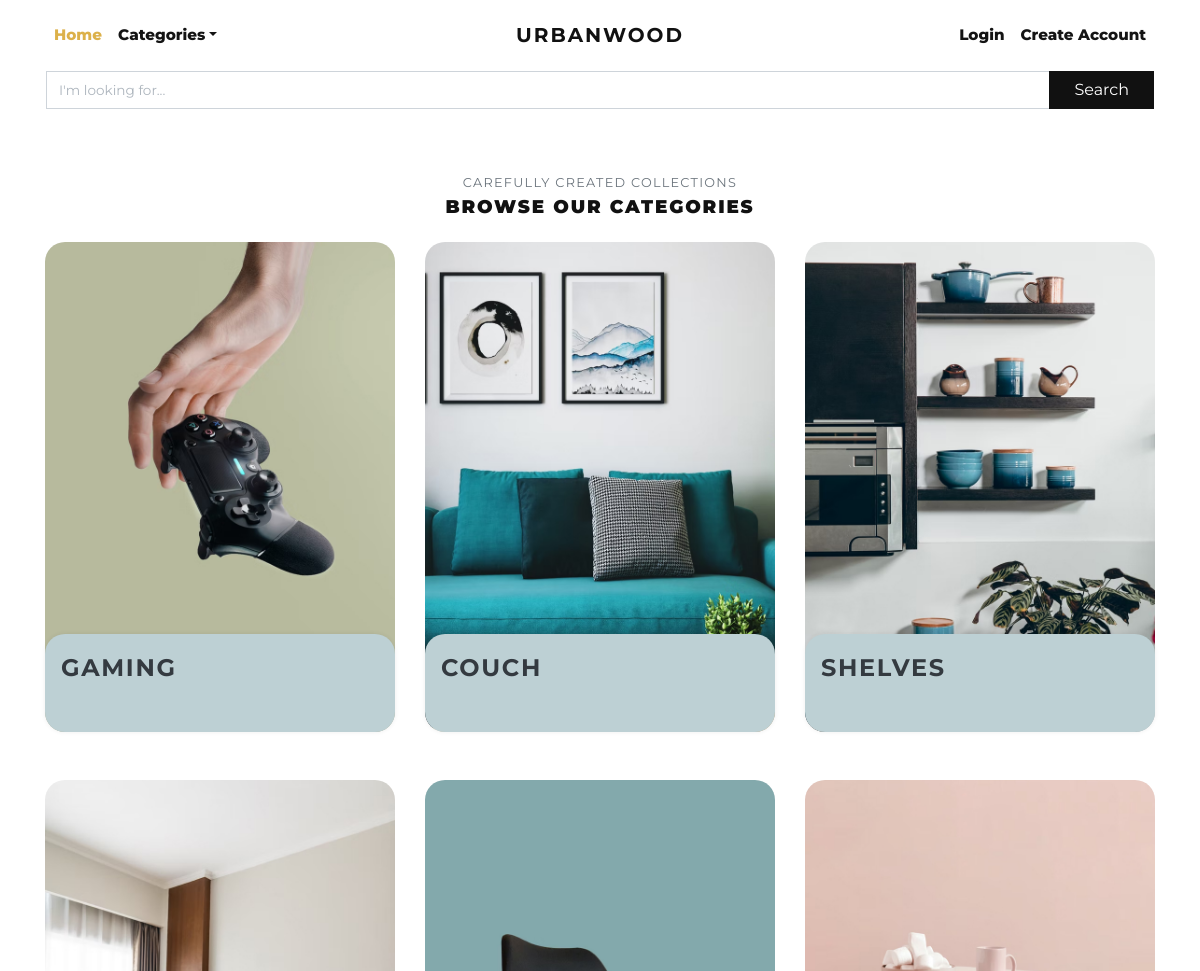
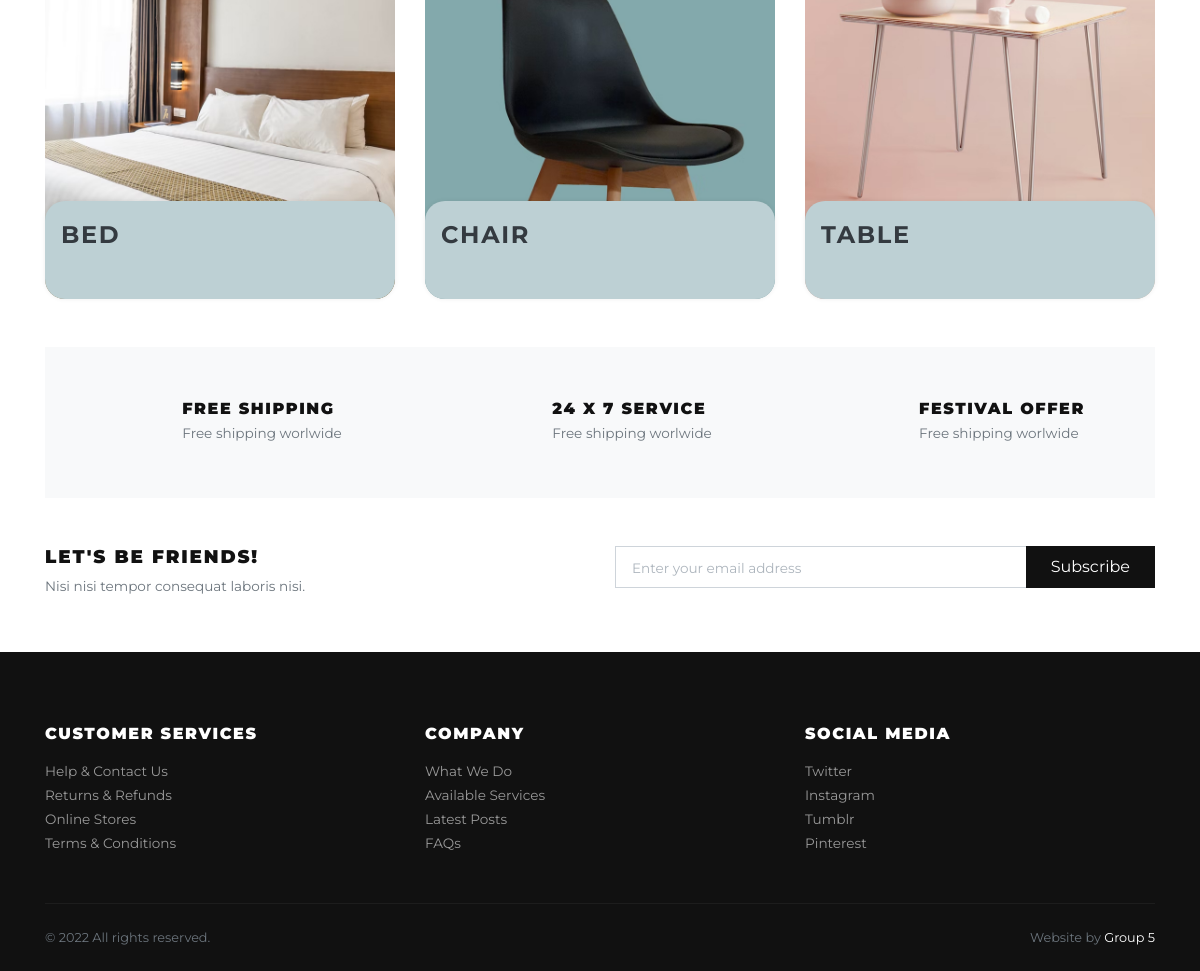
Page /categories/ on the committed database (2 pictures, top to bottom).
### store/models.py (models this page shows, shortened)
class Category(models.Model):
    title = models.CharField(max_length=50, verbose_name="Category Title")
    slug = models.SlugField(max_length=55, verbose_name="Category Slug")
    description = models.TextField(blank=True, verbose_name="Category Description")
    category_image = models.ImageField(upload_to='category', blank=True, null=True, verbose_name="Category Image")
    is_active = models.BooleanField(verbose_name="Is Active?")
    is_featured = models.BooleanField(verbose_name="Is Featured?")
    created_at = models.DateTimeField(auto_now_add=True, verbose_name="Created Date")
    updated_at = models.DateTimeField(auto_now=True, verbose_name="Updated Date")
    class Meta:
        verbose_name_plural = 'Categories'
        ordering = ('-created_at', )

### store/views.py (the view)
# urls.py: path('categories/', views.all_categories, name="all-categories"),
def all_categories(request):
    categories = Category.objects.filter(is_active=True)
    return render(request, 'store/categories.html', {'categories':categories})

### store/context_preprocessors.py (called while the page is built)
def store_menu(request):
    categories = Category.objects.filter(is_active=True)
    context = {
        'categories_menu': categories,
    }
    return context

def cart_menu(request):
    if request.user.is_authenticated:
        cart_items= Cart.objects.filter(user=request.user)
        context = {
            'cart_items': cart_items,
        }
    else:
        context = {}
    return context

### templates/store/categories.html
{% extends 'base.html' %}
{% load static %}
      {% block content %}
      <div class="container">
        <section class="pt-5">
          <header class="text-center">
            <p class="small text-muted small text-uppercase mb-1">Carefully created collections</p>
            <h2 class="h5 text-uppercase mb-4">Browse our categories</h2>
          </header>
          <div class="row">
          {% if categories %}
            {% for category in categories %}
              <div class="col-md-4 mb-4 mb-md-5">
                <a class="category-item" href="{% url 'store:category-products' category.slug %}">
                  {% if category.category_image %}
                    <img style="border-radius: 20px;" class="img-fluid" src="{{ category.category_image.url }}" alt="{{ category.title }}">
                    {% else %}
                    <img style="border-radius: 20px;" class="img-fluid" src="{% static 'img/cat-img-1.jpg' %}" alt="{{ category.title }}">
                  {% endif %}
                  <strong class="category-item-title">{{ category.title }}</strong>
                </a>
              </div>
            {% endfor %}
          {% endif %}
          </div>
        </section>
        <section class="py-5 bg-light">
          <div class="container">
            <div class="row text-center">
              <div class="col-lg-4 mb-3 mb-lg-0">
                <div class="d-inline-block">
                  <div class="media align-items-end">
                    <svg class="svg-icon svg-icon-big svg-icon-light">
                      <use xlink:href="#delivery-time-1"> </use>
                    </svg>
                    <div class="media-body text-left ml-3">
                      <h6 class="text-uppercase mb-1">Free shipping</h6>
                      <p class="text-small mb-0 text-muted">Free shipping worlwide</p>
                    </div>
                  </div>
                </div>
              </div>
              <div class="col-lg-4 mb-3 mb-lg-0">
                <div class="d-inline-block">
                  <div class="media align-items-end">
                    <svg class="svg-icon svg-icon-big svg-icon-light">
                      <use xlink:href="#helpline-24h-1"> </use>
                    </svg>
                    <div class="media-body text-left ml-3">
                      <h6 class="text-uppercase mb-1">24 x 7 service</h6>
                      <p class="text-small mb-0 text-muted">Free shipping worlwide</p>
                    </div>
                  </div>
                </div>
              </div>
              <div class="col-lg-4">
                <div class="d-inline-block">
                  <div class="media align-items-end">
                    <svg class="svg-icon svg-icon-big svg-icon-light">
                      <use xlink:href="#label-tag-1"> </use>
                    </svg>
                    <div class="media-body text-left ml-3">
                      <h6 class="text-uppercase mb-1">Festival offer</h6>
                      <p class="text-small mb-0 text-muted">Free shipping worlwide</p>
                    </div>
                  </div>
                </div>
              </div>
            </div>
          </div>
        </section>
        <section class="py-5">
          <div class="container p-0">
            <div class="row">
              <div class="col-lg-6 mb-3 mb-lg-0">
                <h5 class="text-uppercase">Let's be friends!</h5>
                <p class="text-small text-muted mb-0">Nisi nisi tempor consequat laboris nisi.</p>
              </div>
              <div class="col-lg-6">
                <form action="#">
                  <div class="input-group flex-column flex-sm-row mb-3">
                    <input class="form-control form-control-lg py-3" type="email" placeholder="Enter your email address" aria-describedby="button-addon2">
                    <div class="input-group-append">
                      <button class="btn btn-dark btn-block" id="button-addon2" type="submit">Subscribe</button>
                    </div>
                  </div>
                </form>
              </div>
            </div>
          </div>
        </section>
      </div>
      {% endblock content %}

### urbanwood/static/css/style.default.css (style rules this page uses)
.text-small { font-size: 0.85rem !important; }
strong { font-weight: 700; }
.category-item { display: block; position: relative; color: #343a40; transition: all 0.3s; }
.category-item img { transition: all 0.3s; }
.category-item-title { display: inline-block; padding: 0.5rem 1rem; background: #fff; text-transform: uppercase; letter-spacing: 0.07em; position: absolute; top: 50%; left: 50%; -webkit-transform: translate(-50%, -50%); transform: translate(-50%, -50%); box-shadow: 0 0 5px rgba(0, 0, 0, 0.07); font-size: 0.8rem; border-radius: 20px; }
.text-uppercase { text-transform: uppercase; letter-spacing: 0.1em; }
.svg-icon { width: 32px; height: 32px; vertical-align: text-bottom; stroke: currentColor; stroke-width: 3; --layer1: currentColor; --layer2: currentColor; --layer3: currentColor; }
.svg-icon.svg-icon-light { stroke-width: 2; }
.svg-icon-big { width: 48px; height: 48px; }
.btn { font-weight: 400; border: 1px solid transparent; font-family: inherit; padding: 0.375rem 1.5rem; font-size: 1rem; line-height: 1.5; border-radius: 0; transition: color 0.15s ease-in-out, background-color 0.15s ease-in-out, border-color 0.15s ease-in-out, box-shadow 0.15s ease-in-out; }
.btn-dark { color: #fff; background-color: #111111; border-color: #111111; }
body { font-family: "Libre Franklin", sans-serif; font-size: 1rem; font-weight: 400; line-height: 1.5; color: #111111; background-color: #fff; }
a { color: #dcb14a; text-decoration: none; }
h1, h2, h3, h4, h5, h6, .h1, .h2, .h3, .h4, .h5, .h6 { margin-bottom: 0.5rem; font-family: inherit; font-weight: 900; line-height: 1.2; color: inherit; }
h2, .h2 { font-size: 1.9rem; }
h5, .h5 { font-size: 1.15rem; }
h6, .h6 { font-size: 1rem; }
small, .small { font-size: 80%; font-weight: 400; }
.bg-light { background-color: #f8f9fa !important; }
.form-control { padding: 0.375rem 0.75rem; font-size: 1rem; line-height: 1.5; color: #495057; background-color: #fff; border: 1px solid #ced4da; border-radius: 0; transition: border-color 0.15s ease-in-out, box-shadow 0.15s ease-in-out; }
.form-control::placeholder { color: #adb5bd; font-size: 0.85rem; font-weight: 400; }
.form-control-lg { padding: 0.5rem 1rem; font-size: 1rem; line-height: 1.5; border-radius: 0; }

### urbanwood/static/css/custom.css (style rules this page uses)
body { font-family: 'Montserrat', sans-serif; }
h1,h2,h3,h4,h5,h6 { font-family: 'Montserrat', sans-serif; }
.category-item-title { display: inline-block; padding: 1rem 1rem; background: #BDD0D4; text-transform: uppercase; position: absolute; width: 100%; height: 20%; left: 0; bottom: 0; -webkit-transform: translate(0%, 0%); transform: translate(0%, 150%); box-shadow: 0 0 5px rgba(0, 0, 0, 0.07); font-size: 1.5rem; }

### rows in the picture
Category: category_image (picture), title "GAMING"
Category: category_image (picture), title "COUCH"
Category: category_image (picture), title "SHELVES"
Category: category_image (picture), title "BED"
Category: category_image (picture), title "CHAIR"
Category: category_image (picture), title "TABLE"
